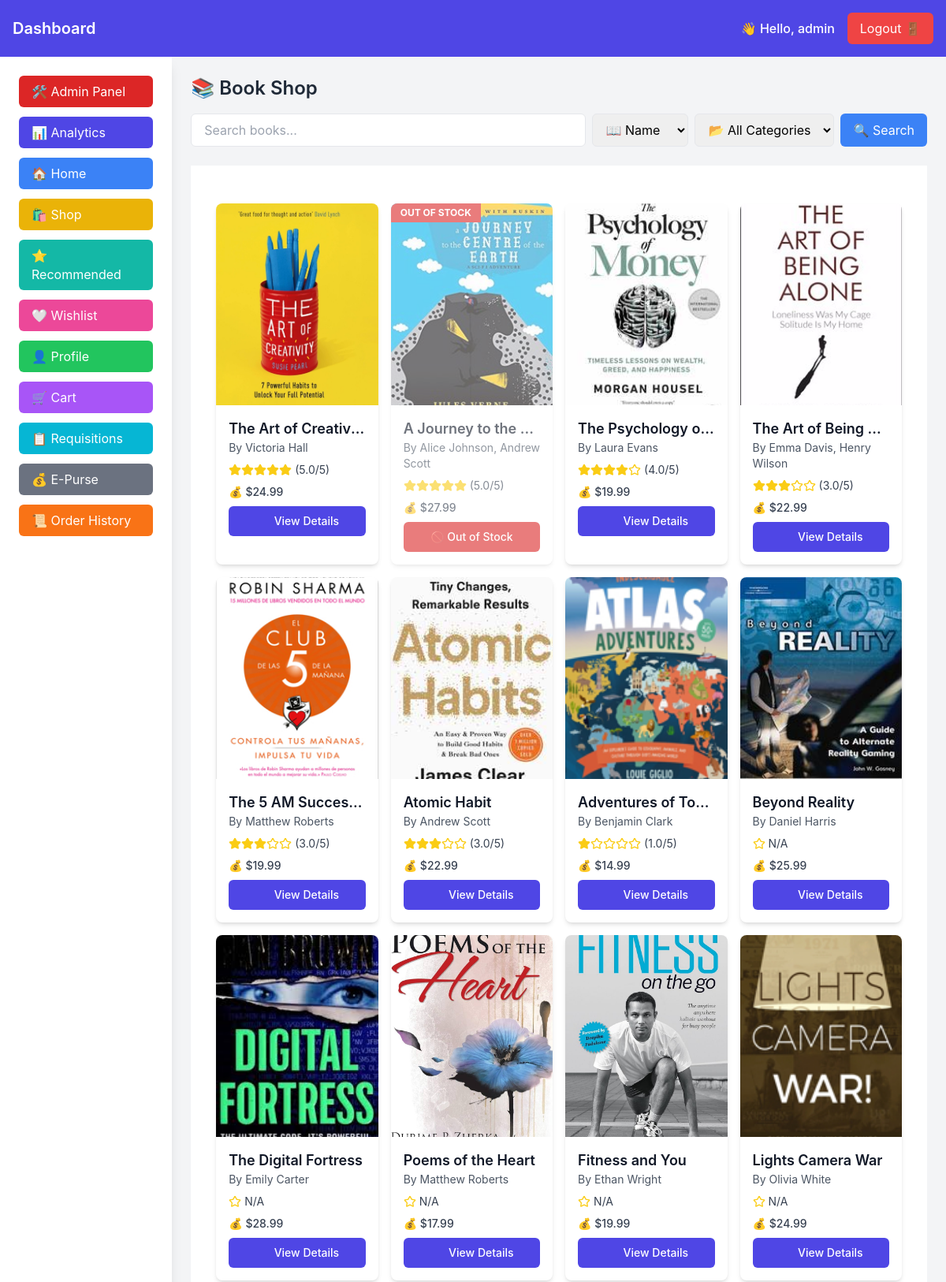
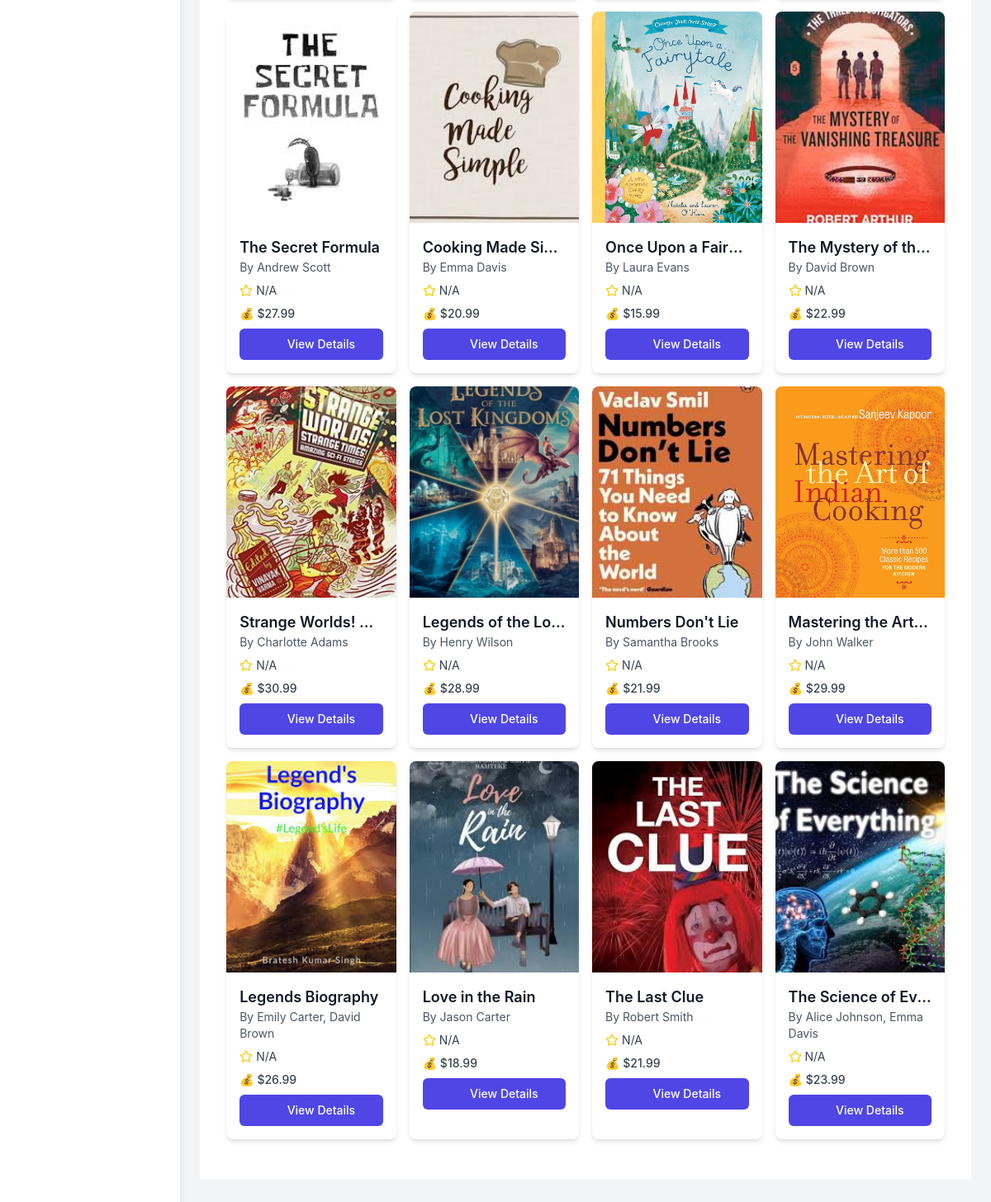
Screenshot of /dashboard/shop (signed in) with the database file from the repository (2 pictures, top to bottom).
### store/models.py (models this page shows, shortened)
class Book(models.Model):
    name = models.CharField(max_length=255)
    authors = models.ManyToManyField(Writer)
    summary = models.TextField()
    categories = models.ManyToManyField(Category)
    cover_image = models.ImageField(upload_to='books/', blank=True, null=True)
    price = models.DecimalField(max_digits=10, decimal_places=2)
    stock = models.PositiveIntegerField()
    isbn = models.CharField(max_length=13, unique=True, blank=True, null=True)  # ISBN (optional)
    edition = models.CharField(max_length=50, blank=True, null=True)  # Edition (e.g., "2nd Edition")
    publisher = models.CharField(max_length=255, blank=True, null=True)  # Publisher Name
    publication_year = models.PositiveIntegerField(blank=True, null=True)  # Year of Publication
    featured = models.BooleanField(default=False, null=True, blank=True)  # Allows null & blank values
    def cover_image_tag(self):  # Preview for book cover in admin
        if self.cover_image:
            return f'<img src="{self.cover_image.url}" width="100" height="150" style="border-radius: 10px;" />'
        return "No Image"
    cover_image_tag.allow_tags = True
    cover_image_tag.short_description = 'Cover Preview'

class Writer(models.Model):
    name = models.CharField(max_length=255)
    image = models.ImageField(upload_to='writers/', blank=True, null=True)
    about = models.TextField()
    def image_tag(self):  # This method returns an HTML image tag
        if self.image:
            return f'<img src="{self.image.url}" width="100" height="100" style="border-radius: 10px;" />'
        return "No Image"
    image_tag.allow_tags = True  # Needed for Django <4.0
    image_tag.short_description = 'Writer Image'  # Label in admin panel

### bookstore/views.py (the view)
# urls.py: path('dashboard/shop', dashboard_shop, name='dashboard_shop'),
@login_required(login_url='login')
def dashboard_shop(request):
    query = request.GET.get("q", "").strip()
    search_by = request.GET.get("search_by", "name")  # Default: Search by Name
    selected_category = request.GET.get("category", "")  # Get selected category
    books = Book.objects.annotate(avg_rating=Avg('review__rating'))  # ✅ Exclude out-of-stock books
    categories = Category.objects.all()  # Get all categories
    if query:
        if search_by == "name":
            books = books.filter(name__icontains=query)
        elif search_by == "author":
            books = books.filter(authors__name__icontains=query)
    if selected_category:
        books = books.filter(categories__id=selected_category)
    books = books.order_by('-avg_rating')
    return render(request, "dashboard/main.html", {
        "template_name": "dashboard/shop.html",
        "books": books,
        "query": query,
        "search_by": search_by,
        "categories": categories,
        "selected_category": selected_category,
        "range": range(1, 6)  # ✅ Pass range from 1 to 5
    })

### templates/dashboard/main.html (shortened to what this page needs)
{% extends "base.html" %}
{% block content %}
<body class="bg-gray-100">
    <nav class="bg-indigo-600 p-4 text-white flex justify-between items-center">
        <h1 class="text-xl font-semibold">Dashboard</h1>
        <div class="flex items-center space-x-4">
            <span class="font-medium">👋 Hello, {{ user.username }}</span>
            <a href="{% url 'logout' %}" class="px-4 py-2 bg-red-500 rounded-md hover:bg-red-600 transition">
                Logout 🚪
            </a>
        </div>
    </nav>
    <div class="flex h-screen">
        <aside class="w-64 bg-white shadow-lg p-6">
            <ul class="space-y-3">
                {% if user.is_staff %}
                <li>
                    <a href="{% url 'admin:index' %}" class="block px-4 py-2 bg-red-600 text-white rounded-md hover:bg-red-700">
                        🛠️ Admin Panel
                    </a>
                </li>
                <li>
                    <a href="{% url 'analytics' %}" class="block px-4 py-2 bg-indigo-600 text-white rounded-md hover:bg-indigo-700">
                        📊 Analytics
                    </a>
                </li>
                {% endif %}
                <li>
                    <a href="{% url 'home' %}" class="block px-4 py-2 bg-blue-500 text-white rounded-md hover:bg-blue-600">
                        🏠 Home
                    </a>
                </li>
                <li>
                    <a href="{% url 'dashboard_shop' %}" class="block px-4 py-2 bg-yellow-500 text-white rounded-md hover:bg-yellow-600">
                        🛍️ Shop
                    </a>
                </li>
                <li>
                    <a href="{% url 'recommendations' %}" class="block px-4 py-2 bg-teal-500 text-white rounded-md hover:bg-teal-600">
                        ⭐ Recommended
                    </a>
                </li>
                <li>
                    <a href="{% url 'wishlist' %}" class="block px-4 py-2 bg-pink-500 text-white rounded-md hover:bg-pink-600">
                        🤍 Wishlist
                    </a>
                </li>
                <li>
                    <a href="{% url 'dashboard_profile' %}" class="block px-4 py-2 bg-green-500 text-white rounded-md hover:bg-green-600">
                        👤 Profile
                    </a>
                </li>
                <li>
                    <a href="{% url 'cart_view' %}" class="block px-4 py-2 bg-purple-500 text-white rounded-md hover:bg-purple-600">
                        🛒 Cart
                    </a>
                </li>
                <li>
                    <a href="{% url 'requisition_list' %}" class="block px-4 py-2 bg-cyan-500 text-white rounded-md hover:bg-cyan-600">
                        📋 Requisitions
                    </a>
                </li>
                <li>
                    <a href="{% url 'dashboard_epurse' %}" class="block px-4 py-2 bg-gray-500 text-white rounded-md hover:bg-gray-600">
                        💰 E-Purse
                    </a>
                </li>
                <li>
                    <a href="{% url 'order_history' %}" class="block px-4 py-2 bg-orange-500 text-white rounded-md hover:bg-orange-600">
                        📜 Order History
                    </a>
                </li>
            </ul>
        </aside>
        <div style="width: 100%">
            {% include template_name %}
        </div>
    </div>
</body>
{% endblock %}

### templates/base.html (shortened to what this page needs)
<!DOCTYPE html>
<html lang="en">
<head>
    <link rel="stylesheet" href="https://cdn.jsdelivr.net/npm/lucide-static@0.344.0/font/lucide.min.css">
    <script src="https://cdn.tailwindcss.com"></script>
    <link rel="stylesheet" href="static/css/styles.css">
</head>
<body>
    {% block content %}{% endblock %}
</body>
</html>

### templates/dashboard/shop.html (shortened to what this page needs)
<main class="flex-1 p-6">
  <h2 class="text-2xl font-semibold text-gray-800 mb-4">📚 Book Shop</h2>
  <form method="GET" class="mb-6 flex flex-col md:flex-row md:space-x-2 space-y-2 md:space-y-0">
      <div class="flex flex-1 space-x-2">
          <input type="text" name="q" value="{{ query }}" placeholder="Search books..."
              class="w-full px-4 py-2 border rounded-md">
          <select name="search_by" class="px-3 py-2 border rounded-md">
              <option value="name" {% if search_by == "name" %}selected{% endif %}>📖 Name</option>
          </select>
      </div>
      <select name="category" class="px-3 py-2 border rounded-md">
          <option value="">📂 All Categories</option>
      </select>
      <button type="submit" class="px-4 py-2 bg-blue-500 text-white rounded-md hover:bg-blue-600">
          🔍 Search
      </button>
  </form>
  <section id="categories" class="py-12 bg-white">
      <div class="max-w-7xl mx-auto px-4 sm:px-6 lg:px-8">
          <div class="grid grid-cols-1 md:grid-cols-2 lg:grid-cols-4 gap-4" id="categories-grid">
              {% for book in books %}
              <div class="bg-white rounded-lg shadow-md overflow-hidden transition-transform duration-300 hover:shadow-lg hover:-translate-y-1 {% if book.stock == 0 %} opacity-60 {% endif %}">
                  <div class="h-64 overflow-hidden relative">
                      <img src="{{ book.cover_image.url }}" alt="{{ book.name }}" class="w-full h-full object-cover"/>
                      {% if book.stock == 0 %}
                      <div class="absolute top-0 left-0 bg-red-600 text-white px-3 py-1 text-xs font-bold uppercase">
                          Out of Stock
                      </div>
                      {% endif %}
                  </div>
                  <div class="p-4">
                      <h3 class="text-lg font-semibold text-gray-900 truncate">{{ book.name }}</h3>
                      <p class="text-sm text-gray-600 mb-2">
                          By {% for author in book.authors.all %} {{ author.name }}{% if not forloop.last %}, {% endif %}{% endfor %}
                      </p>
                      <div class="flex items-center mb-2">
                        {% if book.avg_rating %}
                            {% with book.avg_rating|floatformat:0 as rating %}
                                {% for i in range %}
                                    {% if i <= rating|add:0 %}
                                    <div class="flex items-center">
                                      <i class="lucide-star h-4 w-4 text-yellow-400">
                                      </i>
                                    </div>
                                    {% else %}
                                    <div class="flex items-center">
                                      <i class="lucide-star h-4 w-4 text-yellow-400">
                                      </i>
                                    </div>
                                    {% endif %}
                                {% endfor %}
                                <span class="ml-1 text-sm text-gray-700">({{ rating|floatformat:1 }}/5)</span>
                            {% endwith %}
                        {% else %}
                        <div class="flex items-center">
                          <i class="lucide-star h-4 w-4 text-yellow-400">
                          </i>
                          <span class="ml-1 text-sm text-gray-700">
                            N/A
                          </span>
                        </div>
                        {% endif %}
                    </div>
                      <div class="text-sm text-gray-700 font-medium">
                          💰 ${{ book.price|floatformat:2 }}
                      </div>
                      {% if book.stock > 0 %}
                      <a href="{% url 'book_detail' book.id %}" class="w-full mt-2 flex items-center justify-center px-4 py-2 border border-transparent text-sm font-medium rounded-md text-white bg-indigo-600 hover:bg-indigo-700">
                          <i class="lucide-shopping-cart mr-2 h-4 w-4"></i>
                          View Details
                      </a>
                      {% else %}
                      <a href="{% url 'book_detail' book.id %}" class="w-full mt-2 flex items-center justify-center px-4 py-2 border border-transparent text-sm font-medium rounded-md text-white bg-red-600 hover:bg-red-700">
                          🚫 Out of Stock
                      </a>
                      {% endif %}
                  </div>
              </div>
              {% empty %}
              <p class="text-gray-600 col-span-full text-center">No books found.</p>
              {% endfor %}
          </div>
      </div>
  </section>
</main>

### static/css/styles.css (style rules this page uses)
.bg-white { background-color: #ffffff; }
.bg-indigo-600 { background-color: #4f46e5; }
.bg-gray-100 { background-color: #f3f4f6; }
.text-white { color: #ffffff; }
.text-gray-900 { color: #111827; }
.text-gray-600 { color: #4b5563; }
.text-gray-700 { color: #374151; }
.text-gray-800 { color: #1f2937; }
.text-yellow-400 { color: #facc15; }
.text-sm { font-size: 0.875rem; }
.text-lg { font-size: 1.125rem; }
.text-xl { font-size: 1.25rem; }
.text-2xl { font-size: 1.5rem; }
.font-bold { font-weight: 700; }
.font-semibold { font-weight: 600; }
.font-medium { font-weight: 500; }
.shadow-md { box-shadow: 0 4px 6px -1px rgba(0, 0, 0, 0.1), 0 2px 4px -1px rgba(0, 0, 0, 0.06); }
.shadow-lg { box-shadow: 0 10px 15px -3px rgba(0, 0, 0, 0.1), 0 4px 6px -2px rgba(0, 0, 0, 0.05); }
.rounded-md { border-radius: 0.375rem; }
.rounded-lg { border-radius: 0.5rem; }
.border { border-width: 1px; }
.border-transparent { border-color: transparent; }
.flex { display: flex; }
.grid { display: grid; }
.block { display: block; }
.relative { position: relative; }
.absolute { position: absolute; }
.left-0 { left: 0; }
.items-center { align-items: center; }
.justify-center { justify-content: center; }
.justify-between { justify-content: space-between; }
.w-full { width: 100%; }
.w-4 { width: 1rem; }
.h-full { height: 100%; }
.h-4 { height: 1rem; }
.h-64 { height: 16rem; }
.max-w-7xl { max-width: 80rem; }
.p-4 { padding: 1rem; }
.p-6 { padding: 1.5rem; }
.px-4 { padding-left: 1rem; padding-right: 1rem; }
.py-2 { padding-top: 0.5rem; padding-bottom: 0.5rem; }
.px-3 { padding-left: 0.75rem; padding-right: 0.75rem; }
.py-12 { padding-top: 3rem; padding-bottom: 3rem; }
.mx-auto { margin-left: auto; margin-right: auto; }
.mb-6 { margin-bottom: 1.5rem; }
.mb-4 { margin-bottom: 1rem; }
.mr-2 { margin-right: 0.5rem; }
.mb-2 { margin-bottom: 0.5rem; }
.mt-2 { margin-top: 0.5rem; }
.ml-1 { margin-left: 0.25rem; }
.space-x-4 > * + * { margin-left: 1rem; }
.space-y-2 > * + * { margin-top: 0.5rem; }
.space-y-3 > * + * { margin-top: 0.75rem; }
.gap-4 { gap: 1rem; }
.grid-cols-1 { grid-template-columns: repeat(1, minmax(0, 1fr)); }
.object-cover { object-fit: cover; }
.overflow-hidden { overflow: hidden; }
.truncate { overflow: hidden; text-overflow: ellipsis; white-space: nowrap; }
.transition-transform { transition-property: transform; }
.duration-300 { transition-duration: 300ms; }
body { margin: 0; font-family: -apple-system, BlinkMacSystemFont, "Segoe UI", Roboto, "Helvetica Neue", Arial, sans-serif; -webkit-font-smoothing: antialiased; -moz-osx-font-smoothing: grayscale; }
a { text-decoration: none; }
button { cursor: pointer; }
@media (min-width: 640px) { .sm\:px-6 { padding-left: 1.5rem; padding-right: 1.5rem; } }
@media (min-width: 768px) { .md\:flex-row { flex-direction: row; } }
@media (min-width: 1024px) { .lg\:px-8 { padding-left: 2rem; padding-right: 2rem; } }
@media (min-width: 1024px) { .lg\:grid-cols-4 { grid-template-columns: repeat(4, minmax(0, 1fr)); } }
.flex-col { flex-direction: column; }

### rows the page displays
Book: cover_image (picture), name "The Art of Creativ…", rating "5.0", price "24.99", stock "View Details"
Writer: name "Victoria Hall"
Book: cover_image (picture), stock "OUT OF STOCK", name "A Journey to the…", rating "5.0", price "27.99"
Writer: name "Alice Johnson"
Writer: name "Andrew Scott"
Book: cover_image (picture), name "The Psychology o…", rating "4.0", price "19.99", stock "View Details"
Writer: name "Laura Evans"
Book: cover_image (picture), name "The Art of Being…", rating "3.0", price "22.99", stock "View Details"
Writer: name "Emma Davis"
Writer: name "Henry Wilson"
Book: cover_image (picture), name "The 5 AM Succes…", rating "3.0", price "19.99", stock "View Details"
Writer: name "Matthew Roberts"
Book: cover_image (picture), name "Atomic Habit", rating "3.0", price "22.99", stock "View Details"
Book: cover_image (picture), name "Adventures of To…", rating "1.0", price "14.99", stock "View Details"
Writer: name "Benjamin Clark"
Book: cover_image (picture), name "Beyond Reality", shows "N/A", price "25.99", stock "View Details"
Writer: name "Daniel Harris"
Book: cover_image (picture), name "The Digital Fortress", shows "N/A", price "28.99", stock "View Details"
Writer: name "Emily Carter"
Book: cover_image (picture), name "Poems of the Heart", shows "N/A", price "17.99", stock "View Details"
Book: cover_image (picture), name "Fitness and You", shows "N/A", price "19.99", stock "View Details"
Writer: name "Ethan Wright"
Book: cover_image (picture), name "Lights Camera War", shows "N/A", price "24.99", stock "View Details"
Writer: name "Olivia White"
Book: cover_image (picture), name "The Secret Formula", shows "N/A", price "27.99", stock "View Details"
Book: cover_image (picture), name "Cooking Made Si…", shows "N/A", price "20.99", stock "View Details"
Book: cover_image (picture), name "Once Upon a Fair…", shows "N/A", price "15.99", stock "View Details"
Book: cover_image (picture), name "The Mystery of th…", shows "N/A", price "22.99", stock "View Details"
Writer: name "David Brown"
Book: cover_image (picture), name "Strange Worlds!…", shows "N/A", price "30.99", stock "View Details"
Writer: name "Charlotte Adams"
Book: cover_image (picture), name "Legends of the Lo…", shows "N/A", price "28.99", stock "View Details"
Book: cover_image (picture), name "Numbers Don't Lie", shows "N/A", price "21.99", stock "View Details"
Writer: name "Samantha Brooks"
Book: cover_image (picture), name "Mastering the Art…", shows "N/A", price "29.99", stock "View Details"
Writer: name "John Walker"
Book: cover_image (picture), name "Legends Biography", shows "N/A", price "26.99", stock "View Details"
Book: cover_image (picture), name "Love in the Rain", shows "N/A", price "18.99", stock "View Details"
Writer: name "Jason Carter"
Book: cover_image (picture), name "The Last Clue", shows "N/A", price "21.99", stock "View Details"
Writer: name "Robert Smith"
Book: cover_image (picture), name "The Science of E…", shows "N/A", price "23.99", stock "View Details"

### other values shown
{{ user.username }} "admin"
